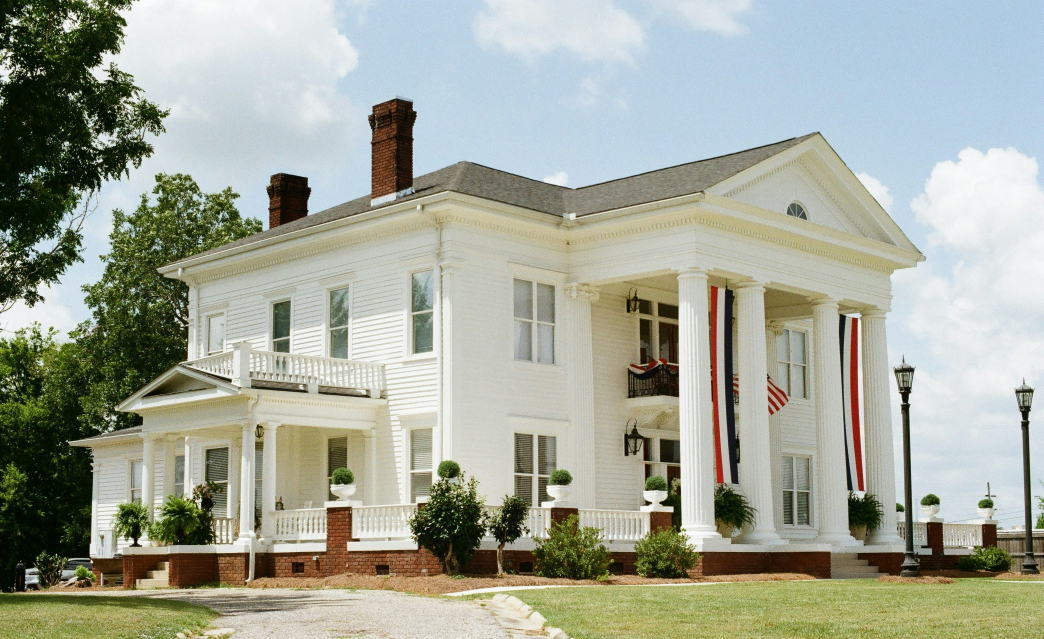
#> input picture 2026-10-31-new-construction-carousel/build/src/photo-1784810801262-d0d27227a480.jpg, 3130 x 1917 px, given in place of rc_001.jpg, which was not available (shown at 1/3 size)
$ python prep_photos.py
#> lines starting #> are read from the running program, lines starting #| are printed output that depends on the picture; pictures that were not available may be replaced by others from this repository, and a replacement may not be noted
# Oct 31 2026 NC carousel photo prep: builder photos only (credited Eastwood Homes; each from the community page on eastwoodhomes.com). Native cover-crop for 4:5 and 1:1, Lanczos,
# grade: autocontrast blend 0.45, slight warmth, +4% contrast, +3% saturation, UnsharpMask (stronger when upscaled).
from PIL import Image, ImageEnhance, ImageFilter, ImageOps
import os
import numpy as np
os.chdir(os.path.dirname(os.path.abspath(__file__)))
M={1:("src/rc_001.jpg",.5,.5),2:("src/ro_club.jpg",.5,.5),3:("src/cf_patterson.jpg",.5,.5),4:("src/cw_008.jpg",.5,.5),
   5:("src/rc_016.jpg",.5,.5),6:("src/hv_004.jpg",.5,.5),7:("src/bc_towns.jpg",.5,.5),
   8:("src/gs_kitchen.jpg",.5,.5),9:("src/ro_lounge.jpg",.5,.5),10:("src/bc_pool.jpg",.5,.5)}
FX={}
# house numbers retouched out; rects given in 4:5 output px, mapped back to source px (so both sizes are clean); 'v' = blend from the clean trim above/below
FIX45={1:[(714,798,735,866,'v')],4:[(992,876,1052,904,'h'),(908,984,932,1002,'v')],5:[(740,754,766,828,'v')],
       6:[(841,860,866,950,'v')],7:[(158,650,212,682,'v'),(824,703,866,728,'v')]}  # house numbers retouched out
def retouch(im,rects):
    a=np.asarray(im).astype(float).copy()
    for x0,y0,x1,y1 in rects:
        top=a[y0-3:y0-1,x0:x1].mean(0); bot=a[y1+1:y1+3,x0:x1].mean(0)
        for k,y in enumerate(range(y0,y1)):
            t=(k+1)/(y1-y0+1); a[y,x0:x1]=top*(1-t)+bot*t
    return Image.fromarray(a.clip(0,255).astype('uint8'))
def retouch_h(im,rects):  # blend from the clean columns left/right (for horizontal trim)
    a=np.asarray(im).astype(float).copy()
    for x0,y0,x1,y1 in rects:
        L=a[y0:y1,x0-3:x0-1].mean(1); R=a[y0:y1,x1+1:x1+3].mean(1)
        for k,x in enumerate(range(x0,x1)):
            t=(k+1)/(x1-x0+1); a[y0:y1,x]=L*(1-t)+R*t
    return Image.fromarray(a.clip(0,255).astype('uint8'))
SIZES={"img":(1080,1350),"img1x1":(1080,1080)}
for i,(f,x,y) in M.items():
    src=ImageOps.exif_transpose(Image.open(f)).convert("RGB")
#> src is the input picture: PIL image 3130x1917 RGB; mean R, G, B 162.2, 166.7, 152.8
    if i in FIX45:
        r=max(1080/src.width,1350/src.height); l=(round(src.width*r)-1080)*x; t=(round(src.height*r)-1350)*y
#> after `r = max(1080 / src.width, 1350 / src.height)`: r = 0.704
#> after `l = (round(src.width * r) - 1080) * x`: l = 562
#> after `t = (round(src.height * r) - 1350) * y`: t = 0
        for x0,y0,x1,y1,mode in FIX45[i]:
            src=(retouch_h if mode=='h' else retouch)(src,[tuple(int(v) for v in ((x0+l)/r,(y0+t)/r,(x1+l)/r+1,(y1+t)/r+1))])
    for d,(W,H) in SIZES.items():
        r=max(W/src.width,H/src.height); im=src.resize((round(src.width*r),round(src.height*r)),Image.LANCZOS)
        xx=FX.get((i,d),x); l=int((im.width-W)*xx); t=int((im.height-H)*y); im=im.crop((l,t,l+W,t+H))
        im=Image.blend(im,ImageOps.autocontrast(im,cutoff=0.3),0.45)
        R,G,B=im.split(); R=R.point(lambda v:min(255,int(v*1.012+1))); B=B.point(lambda v:int(v*0.988)); im=Image.merge("RGB",(R,G,B))
        im=ImageEnhance.Contrast(im).enhance(1.04); im=ImageEnhance.Color(im).enhance(1.03)
        im=im.filter(ImageFilter.UnsharpMask(1.4 if r>1.4 else 1.0, 90 if r>1.4 else 60, 2))
        im.save(f"{d}/{i:02d}.jpg",quality=94)
#> this loop made 2 passes
#> pass 1, `im = src.resize((round(src.width * r), round(src.height * r)), Image.L`:
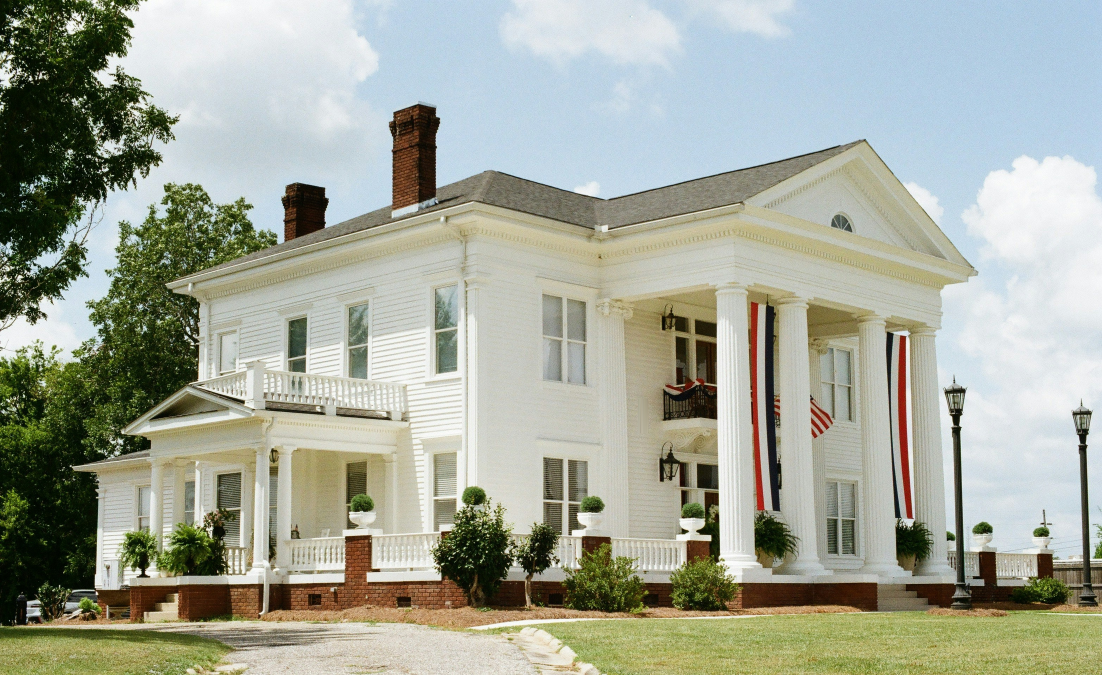
#> im: PIL image 2204x1350 RGB (shown at 1/2 size); mean R, G, B 162.2, 166.7, 152.9
#> pass 1, `im = im.crop((l, t, l + W, t + H))`:
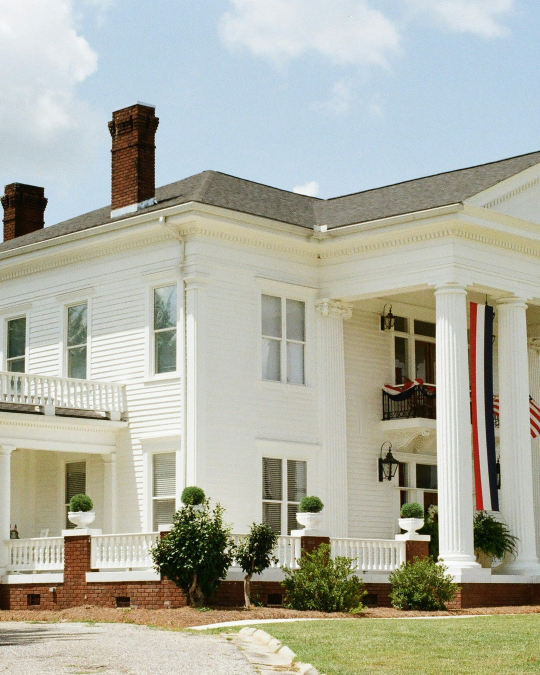
#> im: PIL image 1080x1350 RGB (shown at 1/2 size); mean R, G, B 174.3, 176, 162.9
#> pass 1, `R, G, B = im.split()`:
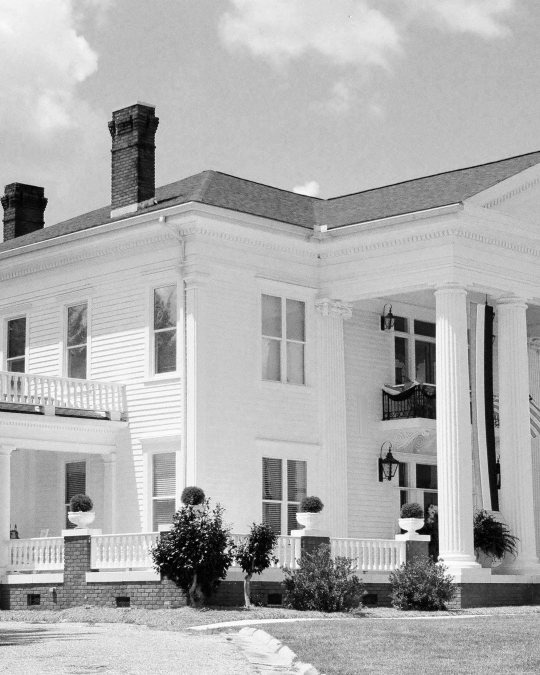
#> R: PIL image 1080x1350 L (shown at 1/2 size); min 0, max 255, mean 174.7
#> after the loop:
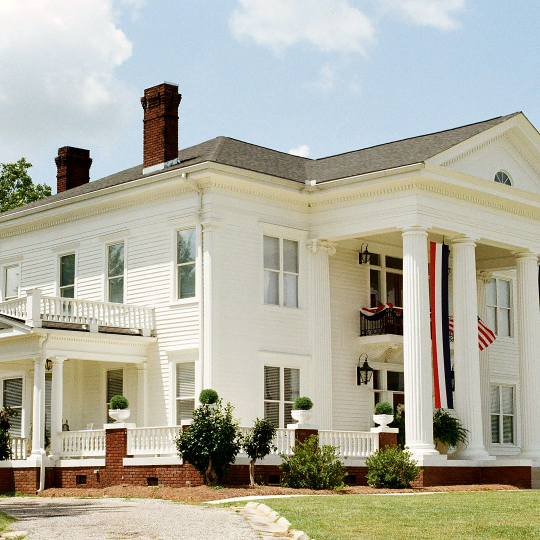
#> im: PIL image 1080x1080 RGB (shown at 1/2 size); mean R, G, B 176.5, 175.5, 160.5
    print(i,f,src.size,"scale4:5=%.2f"%max(1080/src.width,1350/src.height))
#| 1 src/rc_001.jpg (3130, 1917) scale4:5=0.70
#> pass 2 of the loop `for i,(f,x,y) in M.items():`:
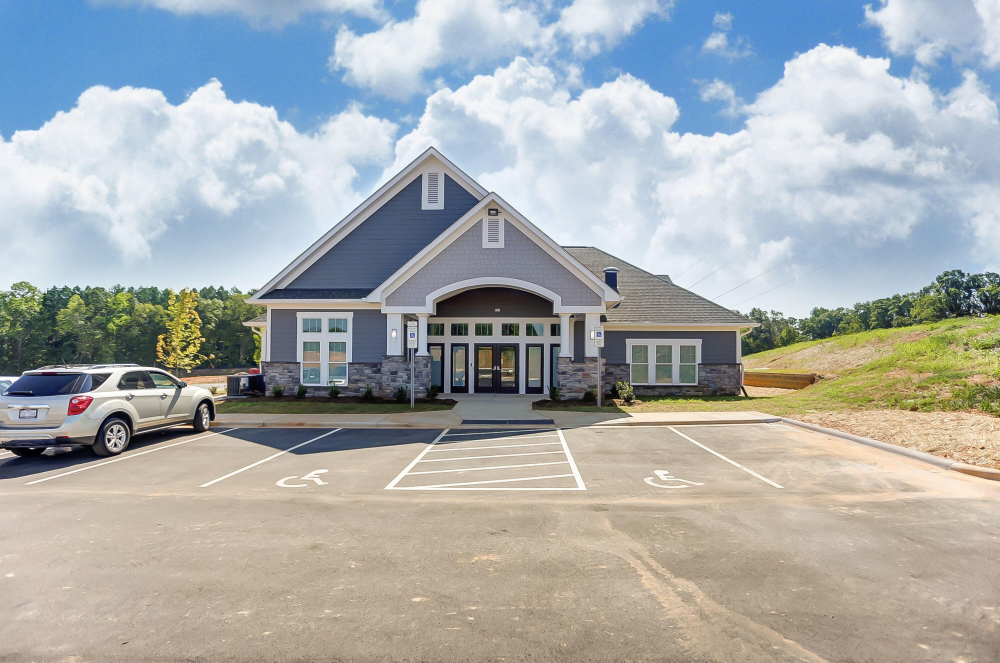
#> input picture 2026-10-31-new-construction-carousel/build/src/ro_club.jpg, 3000 x 1988 px (shown at 1/3 size)
#> src is the input picture: PIL image 3000x1988 RGB; mean R, G, B 168.8, 172.4, 172.2
#> the loop `for d,(W,H) in SIZES.items():` made 2 passes
#> pass 1, `R, G, B = im.split()`:
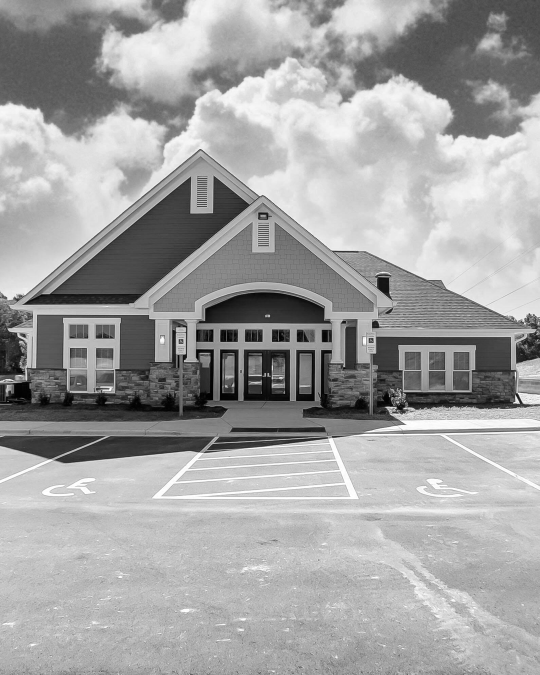
#> R: PIL image 1080x1350 L (shown at 1/2 size); min 0, max 255, mean 162.8
#> after the loop `for d,(W,H) in SIZES.items():`:
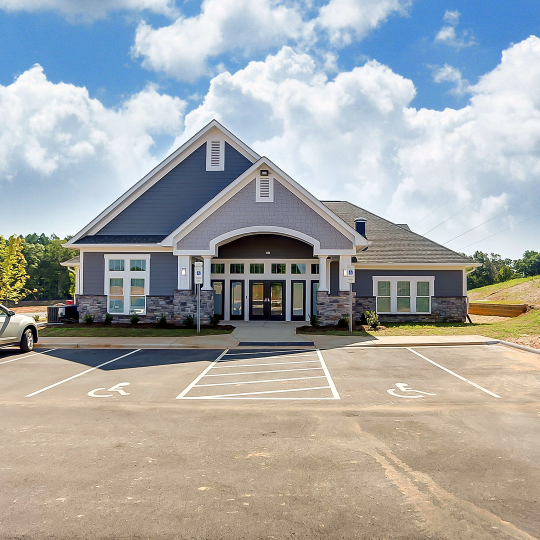
#> im: PIL image 1080x1080 RGB (shown at 1/2 size); mean R, G, B 166.9, 168.5, 167.2
#| 2 src/ro_club.jpg (3000, 1988) scale4:5=0.68
#> pass 3 of the loop `for i,(f,x,y) in M.items():`:
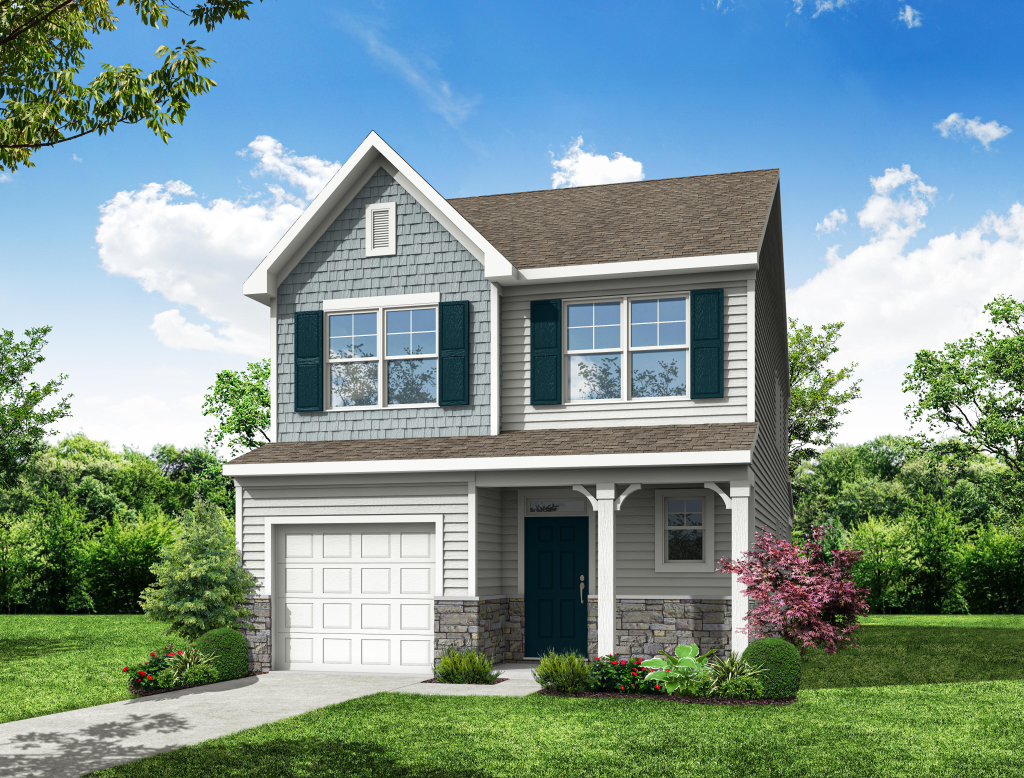
#> input picture 2026-10-31-new-construction-carousel/build/src/cf_patterson.jpg, 4096 x 3112 px (shown at 1/4 size)
#> src is the input picture: PIL image 4096x3112 RGB; mean R, G, B 124.9, 149.1, 144.9
#> the loop `for d,(W,H) in SIZES.items():` made 2 passes
#> pass 1, `R, G, B = im.split()`:
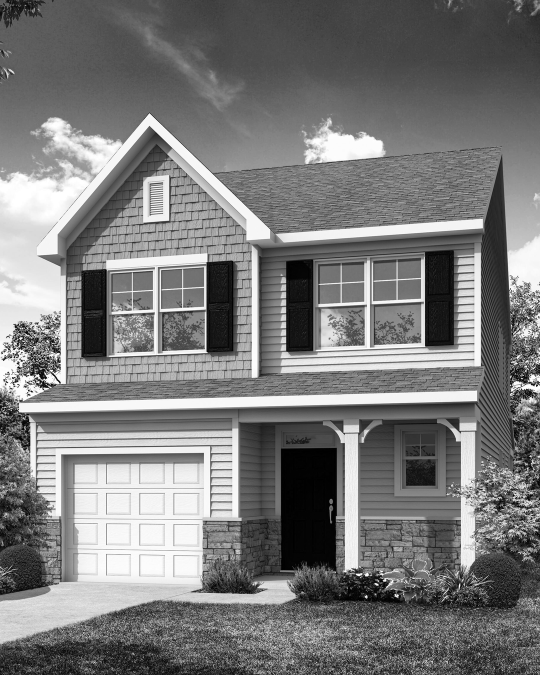
#> R: PIL image 1080x1350 L (shown at 1/2 size); min 0, max 255, mean 122.4
#> after the loop `for d,(W,H) in SIZES.items():`:
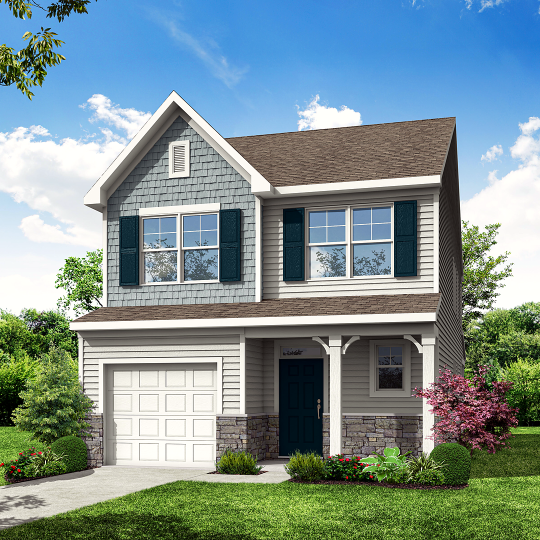
#> im: PIL image 1080x1080 RGB (shown at 1/2 size); mean R, G, B 125.3, 145.6, 145.1
#| 3 src/cf_patterson.jpg (4096, 3112) scale4:5=0.43
#> (the run stopped early here; a loop or call above may not have finished)
